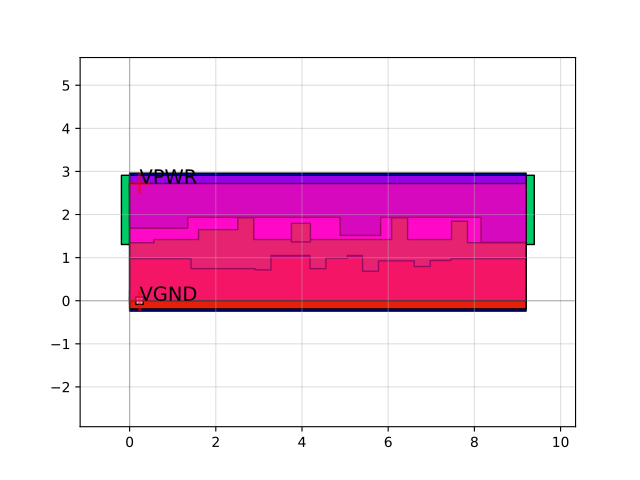

Here is the Python script that generated this plot:
import sky130

c = sky130.components.sky130_fd_sc_hd__dfrtn_1()
c.plot()
